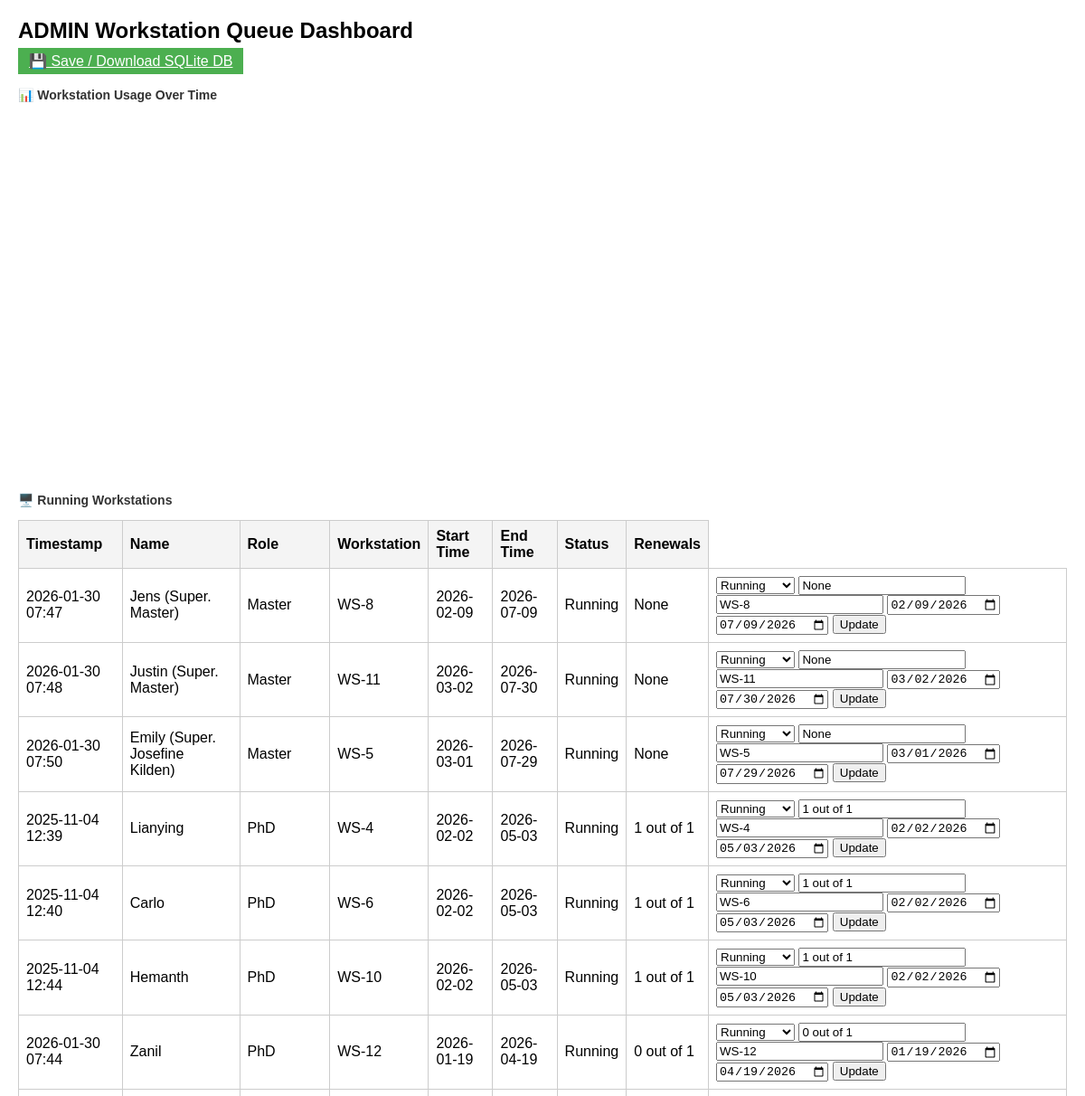
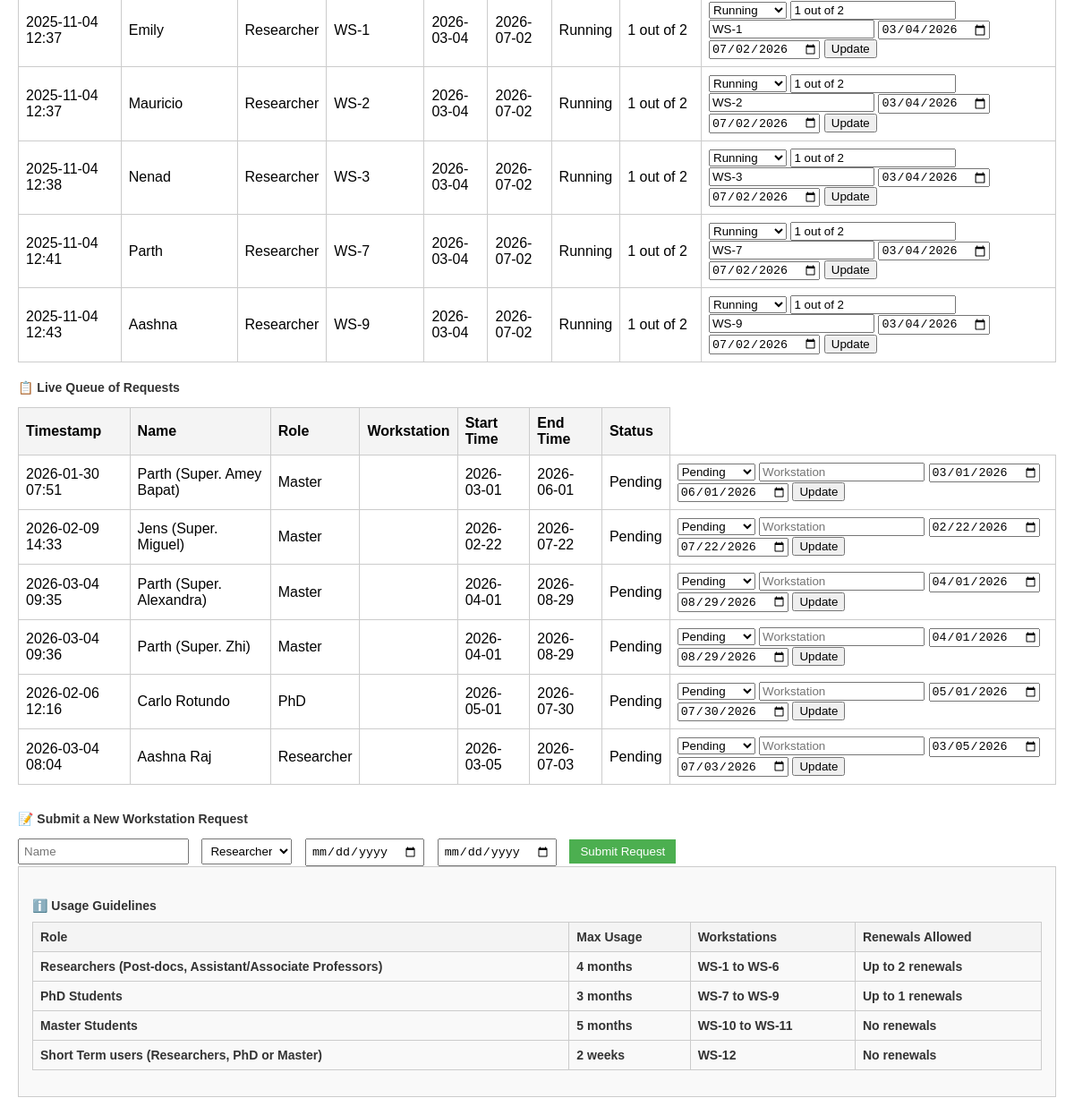
The page /admin (signed in) on the database its author committed (2 pictures, top to bottom).
### app.py (models this page shows)
class Request(db.Model):
    id = db.Column(db.Integer, primary_key=True)
    timestamp = db.Column(db.DateTime, default=datetime.utcnow)
    name = db.Column(db.String(100))
    role = db.Column(db.String(50))
    start_time = db.Column(db.String(50))
    end_time = db.Column(db.String(50))
    status = db.Column(db.String(50), default="Pending")
    workstation = db.Column(db.String(50))
    renewals = db.Column(db.Integer)

### app.py (the view)
@app.route('/admin')
@login_required
def admin_dashboard():
    print("Is user authenticated?", current_user.is_authenticated)
    print("Current user role:", current_user.role)
    if current_user.role != 'admin':
        return redirect(url_for('dashboard'))
    requests = Request.query.order_by(Request.timestamp.desc()).all()
    running_requests = (Request.query.filter_by(status='Running').order_by(Request.role.asc(),Request.timestamp.asc()).all())
    pending_requests = (Request.query.filter_by(status='Pending').order_by(Request.role.asc(),Request.timestamp.asc()).all())
    chart_data = []
    for req in requests:
        if req.status == 'Running':
            chart_data.append({
                "name": req.name or "",
                "workstation": req.workstation or "",
                "start": str(req.start_time),
                "end": str(req.end_time),
                "renewals": req.renewals or "",
                "color": "blue" if req.role == "PhD" else "orange" if req.role == "Master" else "green"
            })
    return render_template('admin_dashboard.html', requests=pending_requests , running_requests=running_requests,  chart_data=chart_data)

### app.py (called while the page is built)
@login_manager.user_loader
def load_user(user_id):
    return User.query.get(int(user_id))

### templates/admin_dashboard.html (shortened to what this page needs)
<!DOCTYPE html>
<html lang="en">
<head>
</head>
<body>
    <h1>ADMIN Workstation Queue Dashboard</h1>
    {% if current_user.is_authenticated and current_user.role == 'admin' %}
      <div style="margin: 10px 0;">
        <a class="submit-btn" href="{{ url_for('download_sqlite') }}">💾 Save / Download SQLite DB</a>
      </div>
    {% endif %}
    <h2>📊 Workstation Usage Over Time</h2>
    <div id="usageChart" style="width:100%;height:400px;"></div>
<h3>🖥️ Running Workstations</h3>
    <table>
        <tr><th>Timestamp</th><th>Name</th><th>Role</th><th>Workstation</th><th>Start Time</th><th>End Time</th><th>Status</th><th>Renewals</th></tr>
        {% for req in running_requests %}
        <tr>
            <td>{{ req.timestamp.strftime('%Y-%m-%d %H:%M') }}</td>
            <td>{{ req.name }}</td>
            <td>{{ req.role }}</td>
            <td>{{ req.workstation }}</td>
            <td>{{ req.start_time }}</td>
            <td>{{ req.end_time }}</td>
            <td>{{ req.status }}</td>
            <td>{{ req.renewals }}</td>
            <td>
               <form method="POST" action="/update_status/{{ req.id }}">
                                <select name="status">
                                    <option value="Running" {% if req.status == 'Running' %}selected{% endif %}>Running</option>
                                </select>
                                <input type="text" name="renewals" placeholder="Renewals" value="{{ req.renewals }}">
                                <input type="text" name="workstation" placeholder="Workstation" value="{{ req.workstation or '' }}">
                                <input type="date" name="start_time" placeholder="StartTime" value="{{ req.start_time }}">
                                <input type="date" name="end_time" placeholder="EndTime" value="{{ req.end_time }}">
                                <button type="submit">Update</button>
                </form>
            </td>
        </tr>
        {% endfor %}
    </table>
<h3>📋 Live Queue of Requests</h3>
<table>
<tr>
<th>Timestamp</th>
<th>Name</th>
<th>Role</th>
<th>Workstation</th>
<th>Start Time</th>
<th>End Time</th>
<th>Status</th>
</tr>
        {% for req in requests %}
        <tr>
            <td>{{ req.timestamp.strftime('%Y-%m-%d %H:%M') }}</td>
            <td>{{ req.name }}</td>
            <td>{{ req.role }}</td>
            <td>{{ req.workstation or '' }}</td>
            <td>{{ req.start_time }}</td>
            <td>{{ req.end_time }}</td>
            <td>{{ req.status }}</td>
            <td>
                <form method="POST" action="/update_status/{{ req.id }}">
                    <select name="status">
                        <option value="Pending" {% if req.status == 'Pending' %}selected{% endif %}>Pending</option>
                    </select>
                    <input type="text" name="workstation" placeholder="Workstation" value="{{ req.workstation or '' }}">
                    <input type="date" name="start_time" placeholder="StartTime" value="{{ req.start_time }}">
                    <input type="date" name="end_time" placeholder="EndTime" value="{{ req.end_time }}">
                    <button type="submit">Update</button>
                </form>
            </td>
        </tr>
        {% endfor %}
    </table>
<div class="form-section">
<h3>📝 Submit a New Workstation Request</h3>
<form id="requestForm">
<input name="name" placeholder="Name" required="" type="text"/>
<select name="role">
<option value="Researcher">Researcher</option>
</select>
<input name="startTime" required="" type="date"/>
<input name="endTime" required="" type="date"/>
<button class="submit-btn" type="submit">Submit Request</button>
</form>
</div>
<div style="background-color:#f9f9f9; padding:15px; border:1px solid #ccc; margin-bottom:20px;">
<h3>ℹ️ Usage Guidelines
<table border="1" style="width:100%; margin-top:10px; border-collapse:collapse;">
<thead>
<tr style="background-color:#f2f2f2;">
<th>Role</th>
<th>Max Usage</th>
<th>Workstations</th>
<th>Renewals Allowed</th>
</tr>
</thead>
<tbody>
<tr>
<td>Researchers (Post-docs, Assistant/Associate Professors)</td>
<td>4 months</td>
<td>WS-1 to WS-6</td>
<td>Up to 2 renewals</td>
</tr>
<tr>
<td>PhD Students</td>
<td>3 months</td>
<td>WS-7 to WS-9</td>
<td>Up to 1 renewals</td>
</tr>
<tr>
<td>Master Students</td>
<td>5 months</td>
<td>WS-10 to WS-11</td>
<td>No renewals</td>
</tr>
<tr>
<td>Short Term users (Researchers, PhD or Master)</td>
<td>2 weeks</td>
<td>WS-12</td>
<td>No renewals</td>
</tr>
</tbody>
</table>
</h3>
</body>
</html>

### templates/admin_dashboard.html (style rules this page uses)
body { font-family: Arial, sans-serif; margin: 20px; }
h1 { font-size: 24px; margin-bottom: 10px; }
h2, h3 { font-size: 14px; margin-top: 20px; color: #333; }
table { width: 100%; border-collapse: collapse; margin-top: 10px; }
th, td { border: 1px solid #ccc; padding: 8px; text-align: left; }
th { background-color: #f4f4f4; }
.form-section { margin-top: 30px; }
.form-section input, .form-section select { margin-right: 10px; padding: 5px; }
.submit-btn { padding: 6px 12px; background-color: #4CAF50; color: white; border: none; cursor: pointer; }

### rows shown on the page
Request: timestamp "2026-01-30 07:47", name "Jens (Super. Master)", role "Master", workstation "WS-8", start_time "2026-02-09", end_time "2026-07-09", status "Running", renewals "None", start_time "02/09/2026", end_time "07/09/2026"
Request: timestamp "2026-01-30 07:48", name "Justin (Super. Master)", role "Master", workstation "WS-11", start_time "2026-03-02", end_time "2026-07-30", status "Running", renewals "None", start_time "03/02/2026", end_time "07/30/2026"
Request: timestamp "2026-01-30 07:50", name "Emily (Super. Josefine Kilden)", role "Master", workstation "WS-5", start_time "2026-03-01", end_time "2026-07-29", status "Running", renewals "None", start_time "03/01/2026", end_time "07/29/2026"
Request: timestamp "2025-11-04 12:39", name "Lianying", role "PhD", workstation "WS-4", start_time "2026-02-02", end_time "2026-05-03", status "Running", renewals "1 out of 1", start_time "02/02/2026", end_time "05/03/2026"
Request: timestamp "2025-11-04 12:40", name "Carlo", role "PhD", workstation "WS-6", start_time "2026-02-02", end_time "2026-05-03", status "Running", renewals "1 out of 1", start_time "02/02/2026", end_time "05/03/2026"
Request: timestamp "2025-11-04 12:44", name "Hemanth", role "PhD", workstation "WS-10", start_time "2026-02-02", end_time "2026-05-03", status "Running", renewals "1 out of 1", start_time "02/02/2026", end_time "05/03/2026"
Request: timestamp "2026-01-30 07:44", name "Zanil", role "PhD", workstation "WS-12", start_time "2026-01-19", end_time "2026-04-19", status "Running", renewals "0 out of 1", start_time "01/19/2026", end_time "04/19/2026"
Request: timestamp "2025-11-04 12:37", name "Emily", role "Researcher", workstation "WS-1", start_time "2026-03-04", end_time "2026-07-02", status "Running", renewals "1 out of 2", start_time "03/04/2026", end_time "07/02/2026"
Request: timestamp "2025-11-04 12:37", name "Mauricio", role "Researcher", workstation "WS-2", start_time "2026-03-04", end_time "2026-07-02", status "Running", renewals "1 out of 2", start_time "03/04/2026", end_time "07/02/2026"
Request: timestamp "2025-11-04 12:38", name "Nenad", role "Researcher", workstation "WS-3", start_time "2026-03-04", end_time "2026-07-02", status "Running", renewals "1 out of 2", start_time "03/04/2026", end_time "07/02/2026"
Request: timestamp "2025-11-04 12:41", name "Parth", role "Researcher", workstation "WS-7", start_time "2026-03-04", end_time "2026-07-02", status "Running", renewals "1 out of 2", start_time "03/04/2026", end_time "07/02/2026"
Request: timestamp "2025-11-04 12:43", name "Aashna", role "Researcher", workstation "WS-9", start_time "2026-03-04", end_time "2026-07-02", status "Running", renewals "1 out of 2", start_time "03/04/2026", end_time "07/02/2026"
Request: timestamp "2026-01-30 07:51", name "Parth (Super. Amey Bapat)", role "Master", start_time "2026-03-01", end_time "2026-06-01", status "Pending", start_time "03/01/2026", end_time "06/01/2026"
Request: timestamp "2026-02-09 14:33", name "Jens (Super. Miguel)", role "Master", start_time "2026-02-22", end_time "2026-07-22", status "Pending", start_time "02/22/2026", end_time "07/22/2026"
Request: timestamp "2026-03-04 09:35", name "Parth (Super. Alexandra)", role "Master", start_time "2026-04-01", end_time "2026-08-29", status "Pending", start_time "04/01/2026", end_time "08/29/2026"
Request: timestamp "2026-03-04 09:36", name "Parth (Super. Zhi)", role "Master", start_time "2026-04-01", end_time "2026-08-29", status "Pending", start_time "04/01/2026", end_time "08/29/2026"
Request: timestamp "2026-02-06 12:16", name "Carlo Rotundo", role "PhD", start_time "2026-05-01", end_time "2026-07-30", status "Pending", start_time "05/01/2026", end_time "07/30/2026"
Request: timestamp "2026-03-04 08:04", name "Aashna Raj", role "Researcher", start_time "2026-03-05", end_time "2026-07-03", status "Pending", start_time "03/05/2026", end_time "07/03/2026"
